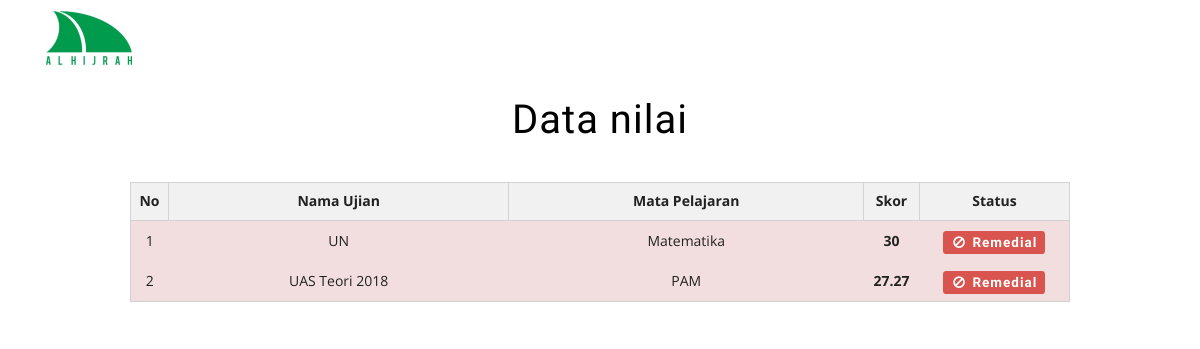
Screenshot of /datanilai.php (signed in) with the database file from the repository.
### tables this page shows
CREATE TABLE IF NOT EXISTS `nilai` (
  `id_nilai` int(11) NOT NULL,
  `id_ujian` int(11) DEFAULT NULL,
  `id_user` bigint(20) DEFAULT NULL,
  `nilai` float NOT NULL
);

CREATE TABLE IF NOT EXISTS `ujian` (
  `id_ujian` int(11) NOT NULL,
  `nama_ujian` varchar(300) NOT NULL,
  `id_mapel` int(11) NOT NULL,
  `status` int(11) NOT NULL,
  `total` int(11) NOT NULL
);

CREATE TABLE IF NOT EXISTS `mapel` (
  `id_mapel` int(11) NOT NULL,
  `nama` varchar(50) NOT NULL
);

### datanilai.php (the view, shortened to what this page needs)
<?php
	include 'common/header.php';
	$username	= $_SESSION['username'];
	$query_user 	= mysql_query("SELECT * FROM user WHERE username='$username'");
	$data_user  	= mysql_fetch_array($query_user);
	$id_user		= $data_user['user_id'];
	$query_nilai 	= mysql_query("SELECT * FROM nilai WHERE id_user='$id_user'");
	$no = 1;
?>
<head>
</head>
<body>
<div class="check-out">
	<div class="container">
		<div class="spec" style="margin-left: 100px; margin-right: 100px;">
			<h3>Data nilai</h3>
			<table class="table">
				<tr>
					<th class="t-head" width="10"><center>No</center></th>
					<th class="t-head"><center>Nama Ujian</center></th>
					<th class="t-head"><center>Mata Pelajaran</center></th>
					<th class="t-head" width="50"><center>Skor</center></th>
					<th class="t-head" width="150"><center>Status</center></th>
		  		</tr>
		  		<?php if (mysql_num_rows($query_nilai)==0) { ?>
		  		<tr><td colspan="6" class="t-data">Tidak ada Nilai.</td></tr>
		  		<?php }else{
				  		while ($detail = mysql_fetch_array($query_nilai,MYSQL_ASSOC) ) {
				  				$id_ujian = $detail['id_ujian'];
				  				$query_ujian 	= mysql_query("SELECT * FROM ujian WHERE id_ujian='$id_ujian'");
								$data_ujian  	= mysql_fetch_array($query_ujian);
								$nama_ujian		= $data_ujian['nama_ujian'];
								$id_mapel		= $data_ujian['id_mapel'];
								$query_mapel 	= mysql_query("SELECT * FROM mapel WHERE id_mapel='$id_mapel'");
								$data_mapel  	= mysql_fetch_array($query_mapel);
								$nama_mapel		= $data_mapel['nama'];
						if ($detail['nilai'] > 75) { ?>
							<tr class="cross alert-success">
						<?php }else { ?>
							<tr class="cross alert-danger">
						<?php } ?>
				  			<td class="t-data"><center><?php echo $no; $no++ ?></center></td>
					 		<td class="t-data"><center><?php echo($nama_ujian) ?></center></td>
					 		<td class="t-data"><center><?php echo($nama_mapel) ?></center></td>
							<td class="t-data"><center><b><?php echo($detail['nilai']) ?></b></center></td>
							<?php if ($detail['nilai'] > 75) { ?>
								<td class="t-data"><h4><label class="label label-success"><i class="fa fa-check-circle fa-fw"></i> Lulus</label></h4></td>
							<?php } else { ?>
								<td class="t-data"><h4><label class="label label-danger"><i class="fa fa-ban fa-fw"></i> Remedial</label></h4></td>
							<?php } ?>
				  		</tr>
		  		<?php }} ?>
			</table>
		 </div>
	</div>
</div>

### css/style.css (style rules this page uses)
body { padding: 0; margin: 0; background: #FFF; font-family: 'open Sans', sans-serif; }
h1, h2, h3, h4, h5, h6 { margin: 0; padding: 0; text-align: center; font-family: 'Source Sans Pro', sans-serif; letter-spacing:1px; }
label { margin:0; }
.banner-bootom-w3-agileits,.top-products,.fandt,.top-brands,.newsletter,.footer,.content,.contact,.about,.team,.main-grid-border,.faq,.products,.collpse.tabs,.login,.check-out,.payment { padding:22px 0; }
.top-products h3,.features h3,.top-brands h3,.contact h3,.about h3,.team h3,h3.agileits-icons-title,.faq h3,.products h3,.login h3,.check-out h3,.payment h3 { font-size:40px; color:#000; margin-bottom:40px; }
.table > thead > tr > th, .table > tbody > tr > th, .table > tfoot > tr > th, .table > thead > tr > td, .table > tbody > tr > td, .table > tfoot > tr > td { border:none; }
table.table { width: 100%; border: 1px solid #D0D0D0; }
td.t-data { border: 1px solid #D2D2D2; padding: 10px !important; color:#000; vertical-align: middle !important; font-size: 1em !important; }
th.t-head { background: #F1F1F1; color: #FFFFFF; font-size: 1em !important; padding: 0.6em !important; border: 1px solid #D2D2D2 !important; }
.table > thead > tr > th, .table > tbody > tr > th, .table > tfoot > tr > th, .table > thead > tr > td, .table > tbody > tr > td, .table > tfoot > tr > td { color: #222222; }

### rows the page displays
nilai: id_ujian.nama_ujian "UN", mapel.nama "Matematika", nilai "30", shows "Remedial"
nilai: id_ujian.nama_ujian "UAS Teori 2018", mapel.nama "PAM", nilai "27.27", shows "Remedial"
